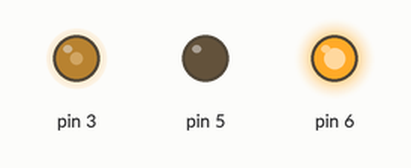
Bench run of a sketch on a simulated Arduino Uno, built with avr-gcc and run on an emulated ATmega328P. Parts: output pins drawn as LEDs (lit = HIGH).

Above: at 0.05 s.
At 2.95 s:
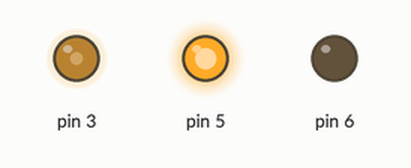
Timing chart, 0 to 3.5 s (numbered marks = the images above):
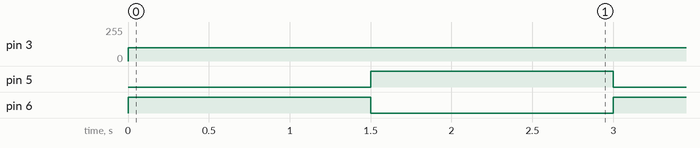

The sketch:

tch_jan4a_L298N_Motor_driver_controll_with_speed_controlling.ino
```cpp
void setup() {
  pinMode (6,OUTPUT);
  pinMode (5,OUTPUT);
  pinMode (3,OUTPUT);

}

void loop() {
  analogWrite(3,100);
  digitalWrite(6,HIGH);
  digitalWrite(5,LOW);
  delay(1500);
  digitalWrite(6,LOW);
  digitalWrite(5,HIGH);
  delay(1500);
}
```

Measured:
- by itself, pin 3: 0/255 → 100/255 at 0.00 s
- by itself, pin 5, pin 6: alternates HIGH for 1.5 s and LOW for 1.5 s
